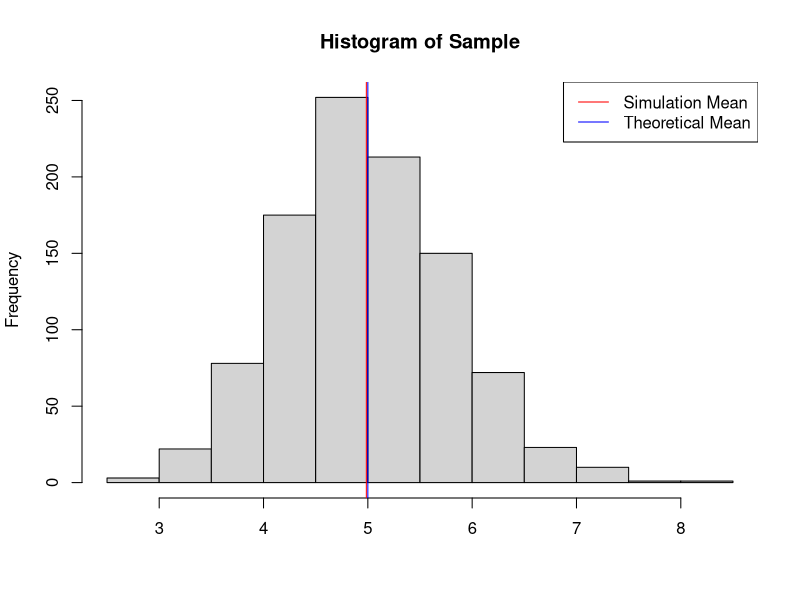
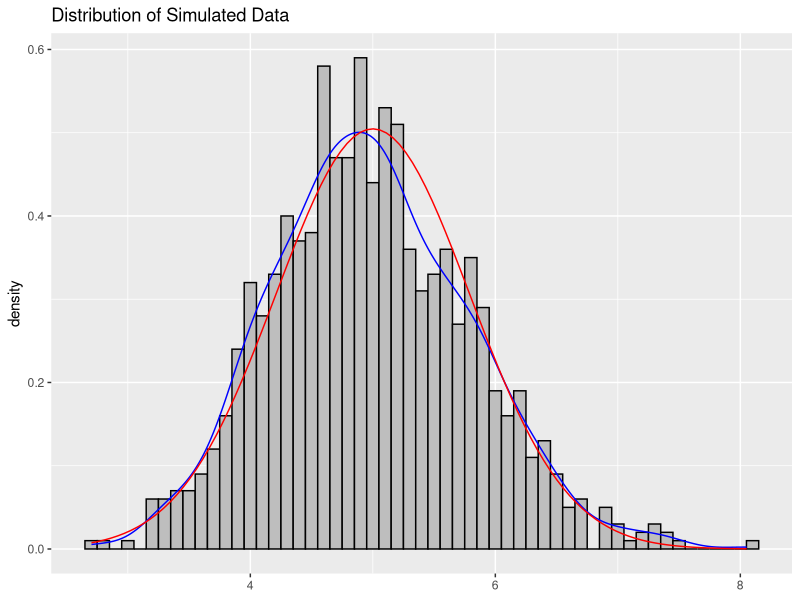
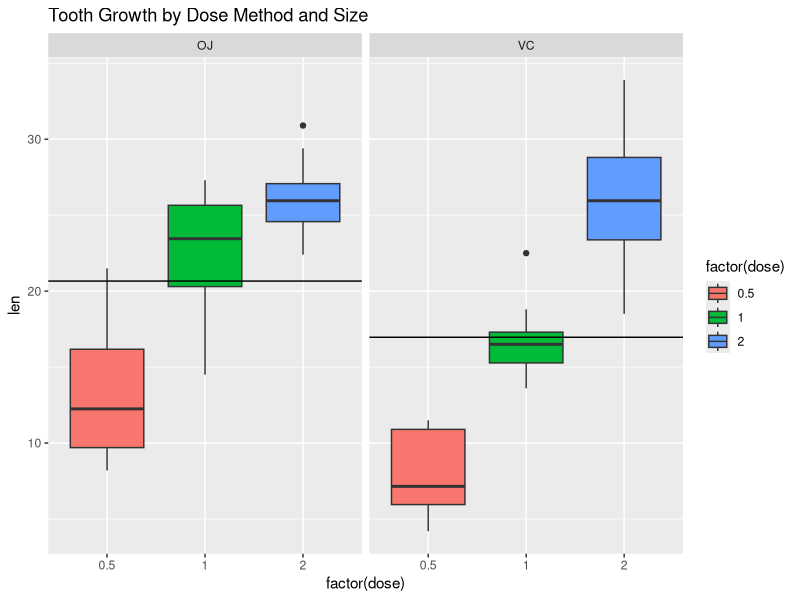

Here is the R script that generated these plots, in order:
## ---- chunk 1
knitr::opts_chunk$set(echo = TRUE)
## ---- chunk 2
#Install all libraries
library(ggplot2)
library(datasets)
## ---- chunk 3
#Set up variables
set.seed(248)
lambda<- 0.2
n<-40

#run similuation 1000 times
datasimulation<-NULL
for (i in 1:1000){
        datasimulation[i]<-mean(rexp(n,lambda))
}

#samplemeans<-NULL
#Sample 40 means (with replacement)
#samplemeans<-datasimulation[sample(1:1000,40,replace=TRUE)]

#Histogram the sample means
#Theoretical mean is 1/lamba

hist(datasimulation,main="Histogram of Sample",xlab=NULL,ylab="Frequency")
abline(v=mean(datasimulation),col="red")
abline(v=1/lambda,col="blue")
legend("topright",c("Simulation Mean","Theoretical Mean"),col=c("red","blue"),lwd=1)
## ---- chunk 4
samplevariance<-var(datasimulation)
theoreticalvariance<-(1/lambda)^2/n
## ---- chunk 5
set.seed(564)
ggplot(data.frame(datasimulation),aes(datasimulation))+
        geom_histogram(binwidth=.1,fill="gray",col=I("black"),
                       aes(y=..density..))+
        geom_density(col="blue")+
        stat_function(fun=dnorm,args=list(mean=1/lambda,
                                          sd=sqrt(theoreticalvariance)),
                      col="red")+
        xlab(NULL)+
        ggtitle("Distribution of Simulated Data")
## ---- chunk 6
data(ToothGrowth)
toothmeans<-data.frame(supp=c("OJ","VC"),
                       lenmean=c(mean(ToothGrowth$len[ToothGrowth$supp=="OJ"]),
                                 mean(ToothGrowth$len[ToothGrowth$supp=="VC"])))
#Explore the data
ggplot(ToothGrowth,aes(x=factor(dose),y=len,fill=factor(dose)))+geom_boxplot()+
        facet_grid(.~supp)+
        geom_hline(data = toothmeans,aes(yintercept=lenmean))+
        ggtitle("Tooth Growth by Dose Method and Size")

## ---- chunk 7
#95% One-Sided T Test 
t.test(ToothGrowth$len[ToothGrowth$supp == "OJ"], ToothGrowth$len[ToothGrowth$supp == 
    "VC"],alternative = "greater")

## ---- chunk 8
#95% One-Sided T Test 
t.test(ToothGrowth$len[ToothGrowth$supp == "OJ"&ToothGrowth$dose==0.5],
       ToothGrowth$len[ToothGrowth$supp == "VC"&ToothGrowth$dose==0.5],
       alternative = "greater")

## ---- chunk 9
#95% One-Sided T Test 
t.test(ToothGrowth$len[ToothGrowth$supp == "OJ"&ToothGrowth$dose==1],
       ToothGrowth$len[ToothGrowth$supp == "VC"&ToothGrowth$dose==1],
       alternative = "greater")

## ---- chunk 10
#95% One-Sided T Test 
t.test(ToothGrowth$len[ToothGrowth$supp == "OJ"&ToothGrowth$dose==2],
       ToothGrowth$len[ToothGrowth$supp == "VC"&ToothGrowth$dose==2],
       alternative = "greater")

## ---- chunk 11
#95% One-Sided T Test 
t.test(ToothGrowth$len[ToothGrowth$dose==1],
       ToothGrowth$len[ToothGrowth$dose==0.5],
       alternative = "greater")

## ---- chunk 12
#95% One-Sided T Test 
t.test(ToothGrowth$len[ToothGrowth$dose==2],
       ToothGrowth$len[ToothGrowth$dose==1],
       alternative = "greater")

